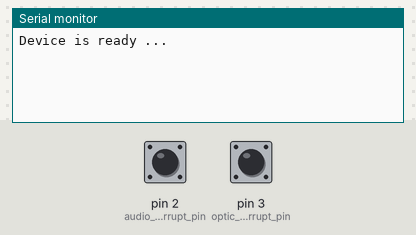
Recording of a sketch running on a simulated Arduino Uno, built with avr-gcc and run on an emulated ATmega328P. Parts: the last lines printed to the serial monitor. The inputs (shaded band) are chosen by the test bench; at power-on: pin 2 (audio_interrupt_pin) HIGH, pin 3 (optic_interrupt_pin) LOW.

Above: at 1.2 s.
1.3 s: pin 2 (audio_interrupt_pin) pulled LOW for 0.15 s
At 2.3 s:
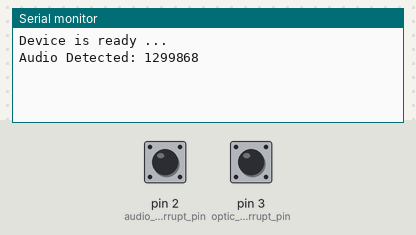
2.9 s: pin 3 (optic_interrupt_pin) pulled HIGH for 0.15 s
At 3.5 s:
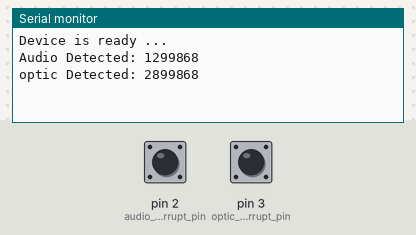
4.5 s: pin 2 (audio_interrupt_pin) pulled LOW for 1 s
At 5.9 s:
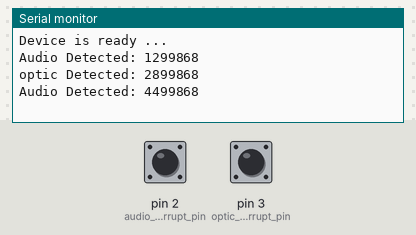
7.0 s: pin 3 (optic_interrupt_pin) pulled HIGH for 1 s
At 7.8 s:
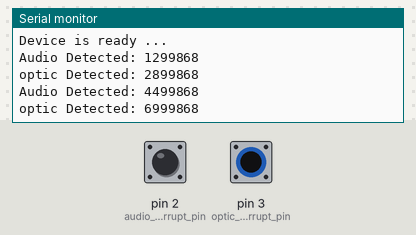

Measured:
- after the input at 1.3 s, the serial monitor: prints a new line at once (image 1)
- after the input at 2.9 s, the serial monitor: prints a new line at once (image 2)
- after the input at 4.5 s, the serial monitor: prints a new line at once (image 3)
- after the input at 7.0 s, the serial monitor: prints a new line at once (image 4)

The sketch:

sketch_dec05a2.ino
```cpp
unsigned long optic_micros = -1;
unsigned long audio_micros = -1;
signed long _delay;
int audio_interrupt_pin = 2;
int optic_interrupt_pin = 3;
bool audio_captured = false;
bool optic_captured = false;

#define MAX_VALID_TIME 400000000

void setup() {
  attachInterrupt(digitalPinToInterrupt(audio_interrupt_pin), audio_capture, FALLING);
  attachInterrupt(digitalPinToInterrupt(optic_interrupt_pin), optic_capture, RISING);
  Serial.begin(115200);
  Serial.println("Device is ready ...");
}

int state = 0;

void loop() {
  if(micros() > MAX_VALID_TIME){
    Serial.println("Please reset the device...");
    while(1){}
  }
  if (audio_captured && optic_captured){
    Serial.print("Measured delay: ");
    if(audio_micros > optic_micros){
      _delay = audio_micros - optic_micros;
    }
    else{
      _delay = (optic_micros - audio_micros) * -1;
    }
    Serial.println(_delay);
    Serial.println("For a new test please reset device");
    while(1){}
  }

}

void audio_capture(){
  if (!audio_captured){
    audio_captured = false;
    audio_micros = micros();
    Serial.print("Audio Detected: ");
    Serial.println(audio_micros);
  }
//  elapsed = millis() - previous;
//  Serial.println("Audio Detected...");
////  Serial.println(elapsed);
//  previous = millis();
}

void optic_capture(){
  if (!optic_captured){
    optic_captured = false;
    optic_micros = micros();
    Serial.print("optic Detected: ");
    Serial.println(optic_micros);
  }

}
```
